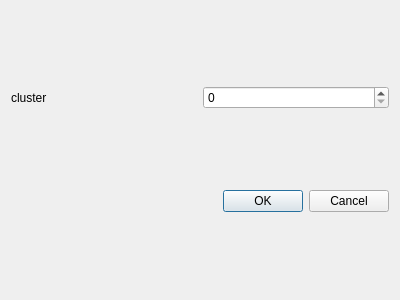
<?xml version="1.0" encoding="UTF-8"?>
<ui version="4.0">
 <class>cnn_settiing</class>
 <widget class="QDialog" name="cnn_settiing">
  <property name="geometry">
   <rect>
    <x>0</x>
    <y>0</y>
    <width>400</width>
    <height>300</height>
   </rect>
  </property>
  <property name="windowTitle">
   <string>Dialog</string>
  </property>
  <layout class="QVBoxLayout" name="verticalLayout">
   <item>
    <layout class="QHBoxLayout" name="horizontalLayout">
     <item>
      <widget class="QLabel" name="label">
       <property name="text">
        <string>cluster</string>
       </property>
      </widget>
     </item>
     <item>
      <widget class="QSpinBox" name="spinBox"/>
     </item>
    </layout>
   </item>
   <item>
    <widget class="QDialogButtonBox" name="buttonBox">
     <property name="orientation">
      <enum>Qt::Horizontal</enum>
     </property>
     <property name="standardButtons">
      <set>QDialogButtonBox::Cancel|QDialogButtonBox::Ok</set>
     </property>
    </widget>
   </item>
  </layout>
 </widget>
 <resources/>
 <connections>
  <connection>
   <sender>buttonBox</sender>
   <signal>accepted()</signal>
   <receiver>cnn_settiing</receiver>
   <slot>accept()</slot>
   <hints>
    <hint type="sourcelabel">
     <x>248</x>
     <y>254</y>
    </hint>
    <hint type="destinationlabel">
     <x>157</x>
     <y>274</y>
    </hint>
   </hints>
  </connection>
  <connection>
   <sender>buttonBox</sender>
   <signal>rejected()</signal>
   <receiver>cnn_settiing</receiver>
   <slot>reject()</slot>
   <hints>
    <hint type="sourcelabel">
     <x>316</x>
     <y>260</y>
    </hint>
    <hint type="destinationlabel">
     <x>286</x>
     <y>274</y>
    </hint>
   </hints>
  </connection>
 </connections>
</ui>
